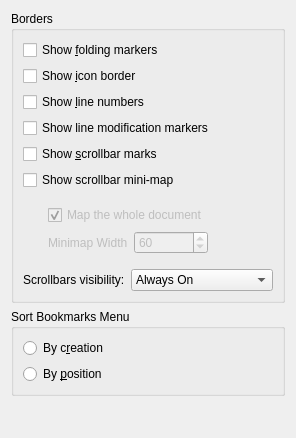
<?xml version="1.0" encoding="UTF-8"?>
<ui version="4.0">
 <class>BordersAppearanceConfigWidget</class>
 <widget class="QWidget" name="BordersAppearanceConfigWidget">
  <layout class="QVBoxLayout" name="verticalLayout">
   <item>
    <widget class="QGroupBox" name="gbBorders">
     <property name="title">
      <string>Borders</string>
     </property>
     <layout class="QVBoxLayout">
      <item>
       <widget class="QCheckBox" name="chkShowFoldingMarkers">
        <property name="whatsThis">
         <string>If this option is checked, every new view will display marks for folding.</string>
        </property>
        <property name="text">
         <string>Show &amp;folding markers</string>
        </property>
       </widget>
      </item>
      <item>
       <widget class="QCheckBox" name="chkIconBorder">
        <property name="whatsThis">
         <string>&lt;p&gt;If this option is checked, every new view will display an icon border on the left hand side.&lt;/p&gt;&lt;p&gt;The icon border shows bookmark signs, for instance.&lt;/p&gt;</string>
        </property>
        <property name="text">
         <string>Show &amp;icon border</string>
        </property>
       </widget>
      </item>
      <item>
       <widget class="QCheckBox" name="chkLineNumbers">
        <property name="whatsThis">
         <string>If this option is checked, every new view will display line numbers on the left hand side.</string>
        </property>
        <property name="text">
         <string>Show &amp;line numbers</string>
        </property>
       </widget>
      </item>
      <item>
       <widget class="QCheckBox" name="chkShowLineModification">
        <property name="whatsThis">
         <string>If this option is checked, a small indicator for modified and saved lines is shown on the left hand side.</string>
        </property>
        <property name="text">
         <string>Show line modification markers</string>
        </property>
       </widget>
      </item>
      <item>
       <widget class="QCheckBox" name="chkScrollbarMarks">
        <property name="whatsThis">
         <string>&lt;p&gt;If this option is checked, every new view will show marks on the vertical scrollbar.&lt;/p&gt;&lt;p&gt;These marks will show bookmarks, for instance.&lt;/p&gt;</string>
        </property>
        <property name="text">
         <string>Show &amp;scrollbar marks</string>
        </property>
       </widget>
      </item>
      <item>
       <widget class="QCheckBox" name="chkScrollbarMiniMap">
        <property name="whatsThis">
         <string>If this option is checked, every new view will show a mini map on the vertical scrollbar.</string>
        </property>
        <property name="text">
         <string>Show scrollbar mini-map</string>
        </property>
       </widget>
      </item>
      <item>
       <widget class="QWidget" name="miniMapConfigs" native="true">
        <property name="enabled">
         <bool>false</bool>
        </property>
        <layout class="QGridLayout" name="gridLayout">
         <item row="0" column="1" colspan="2">
          <widget class="QCheckBox" name="chkScrollbarMiniMapAll">
           <property name="enabled">
            <bool>false</bool>
           </property>
           <property name="whatsThis">
            <string>If this option is checked, every new view will show a mini map of the whole document on the vertical scrollbar.</string>
           </property>
           <property name="text">
            <string>Map the whole document</string>
           </property>
           <property name="checked">
            <bool>true</bool>
           </property>
          </widget>
         </item>
         <item row="1" column="2">
          <widget class="KIntSpinBox" name="spBoxMiniMapWidth">
           <property name="minimum">
            <number>40</number>
           </property>
           <property name="maximum">
            <number>100</number>
           </property>
           <property name="singleStep">
            <number>5</number>
           </property>
           <property name="value">
            <number>60</number>
           </property>
          </widget>
         </item>
         <item row="1" column="1">
          <widget class="QLabel" name="labelMiniMapWidth">
           <property name="text">
            <string>Minimap Width</string>
           </property>
           <property name="buddy">
            <cstring>spBoxMiniMapWidth</cstring>
           </property>
          </widget>
         </item>
         <item row="1" column="0">
          <spacer name="horizontalSpacer">
           <property name="orientation">
            <enum>Qt::Horizontal</enum>
           </property>
           <property name="sizeType">
            <enum>QSizePolicy::Fixed</enum>
           </property>
           <property name="sizeHint" stdset="0">
            <size>
             <width>16</width>
             <height>16</height>
            </size>
           </property>
          </spacer>
         </item>
         <item row="1" column="3">
          <spacer name="horizontalSpacer_2">
           <property name="orientation">
            <enum>Qt::Horizontal</enum>
           </property>
           <property name="sizeHint" stdset="0">
            <size>
             <width>40</width>
             <height>20</height>
            </size>
           </property>
          </spacer>
         </item>
        </layout>
       </widget>
      </item>
      <item>
       <layout class="QHBoxLayout" name="horizontalLayout">
        <item>
         <widget class="QLabel" name="lblShowScrollbars">
          <property name="text">
           <string>Scrollbars visibility:</string>
          </property>
          <property name="buddy">
           <cstring>cmbShowScrollbars</cstring>
          </property>
         </widget>
        </item>
        <item>
         <widget class="QComboBox" name="cmbShowScrollbars">
          <item>
           <property name="text">
            <string>Always On</string>
           </property>
          </item>
          <item>
           <property name="text">
            <string>Show When Needed</string>
           </property>
          </item>
          <item>
           <property name="text">
            <string>Always Off</string>
           </property>
          </item>
         </widget>
        </item>
       </layout>
      </item>
     </layout>
    </widget>
   </item>
   <item>
    <widget class="QGroupBox" name="gbSortBookmarks">
     <property name="whatsThis">
      <string>Choose how the bookmarks should be ordered in the &lt;b&gt;Bookmarks&lt;/b&gt; menu.</string>
     </property>
     <property name="title">
      <string>Sort Bookmarks Menu</string>
     </property>
     <layout class="QVBoxLayout" name="verticalLayout_2">
      <item>
       <widget class="QRadioButton" name="rbSortBookmarksByCreation">
        <property name="whatsThis">
         <string>Each new bookmark will be added to the bottom, independently from where it is placed in the document.</string>
        </property>
        <property name="text">
         <string>By c&amp;reation</string>
        </property>
       </widget>
      </item>
      <item>
       <widget class="QRadioButton" name="rbSortBookmarksByPosition">
        <property name="whatsThis">
         <string>The bookmarks will be ordered by the line numbers they are placed at.</string>
        </property>
        <property name="text">
         <string>By &amp;position</string>
        </property>
       </widget>
      </item>
     </layout>
    </widget>
   </item>
   <item>
    <spacer name="verticalSpacer">
     <property name="orientation">
      <enum>Qt::Vertical</enum>
     </property>
     <property name="sizeHint" stdset="0">
      <size>
       <width>20</width>
       <height>31</height>
      </size>
     </property>
    </spacer>
   </item>
  </layout>
 </widget>
 <customwidgets>
  <customwidget>
   <class>KIntSpinBox</class>
   <extends>QSpinBox</extends>
   <header>knuminput.h</header>
  </customwidget>
 </customwidgets>
 <tabstops>
  <tabstop>chkShowFoldingMarkers</tabstop>
  <tabstop>chkIconBorder</tabstop>
  <tabstop>chkLineNumbers</tabstop>
  <tabstop>chkShowLineModification</tabstop>
  <tabstop>chkScrollbarMarks</tabstop>
  <tabstop>chkScrollbarMiniMap</tabstop>
  <tabstop>chkScrollbarMiniMapAll</tabstop>
  <tabstop>spBoxMiniMapWidth</tabstop>
  <tabstop>cmbShowScrollbars</tabstop>
  <tabstop>rbSortBookmarksByCreation</tabstop>
  <tabstop>rbSortBookmarksByPosition</tabstop>
 </tabstops>
 <resources/>
 <connections>
  <connection>
   <sender>chkScrollbarMiniMap</sender>
   <signal>toggled(bool)</signal>
   <receiver>miniMapConfigs</receiver>
   <slot>setEnabled(bool)</slot>
   <hints>
    <hint type="sourcelabel">
     <x>62</x>
     <y>162</y>
    </hint>
    <hint type="destinationlabel">
     <x>23</x>
     <y>191</y>
    </hint>
   </hints>
  </connection>
 </connections>
</ui>
